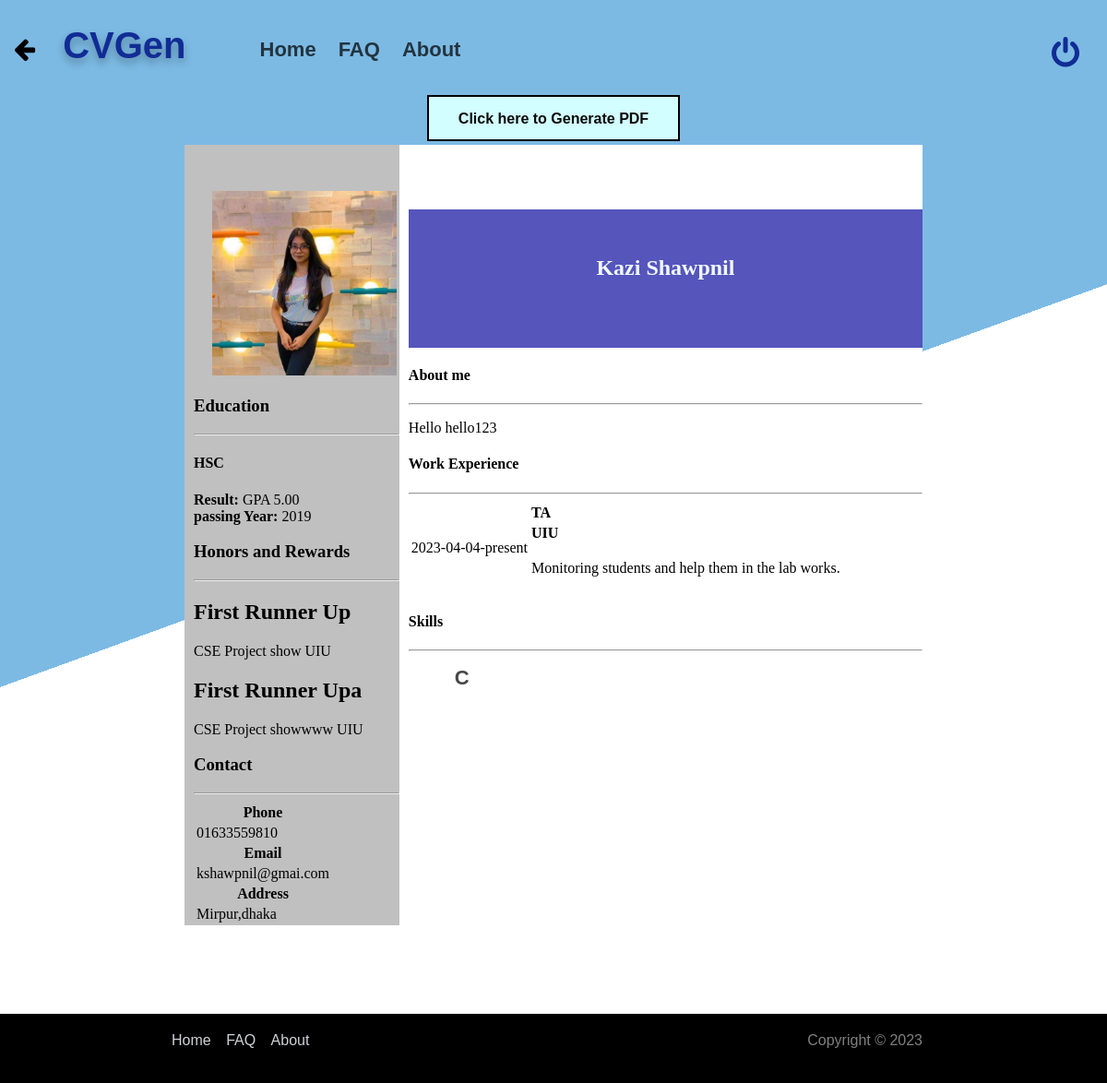
/template3.php (signed in), run on the app's committed database.
### tables this page shows
CREATE TABLE `form` (
  `form_id` int(11) NOT NULL,
  `user_id` int(11) NOT NULL,
  `fname` varchar(100) NOT NULL,
  `lname` varchar(100) NOT NULL,
  `emailad` varchar(100) NOT NULL,
  `phnnum` varchar(50) NOT NULL,
  `address` varchar(300) NOT NULL,
  `nationality` varchar(50) NOT NULL,
  `blood` varchar(20) NOT NULL,
  `gender` varchar(50) NOT NULL,
  `Obj` varchar(1000) DEFAULT NULL,
  `file` varchar(5000) DEFAULT NULL
);

CREATE TABLE `education` (
  `edu_id` int(11) NOT NULL,
  `user_id` int(11) NOT NULL,
  `elevel` varchar(200) NOT NULL,
  `einstitute` varchar(200) NOT NULL,
  `emajor` varchar(200) NOT NULL,
  `eresult` varchar(200) NOT NULL,
  `epassyear` varchar(50) NOT NULL
);

CREATE TABLE `honors` (
  `honor_id` int(11) NOT NULL,
  `user_id` int(11) NOT NULL,
  `hname` varchar(300) NOT NULL,
  `hplace` varchar(300) NOT NULL,
  `hposition` varchar(300) NOT NULL
);

CREATE TABLE `experience` (
  `exp_id` int(11) NOT NULL,
  `user_id` int(11) NOT NULL,
  `excompany` varchar(300) NOT NULL,
  `exdesignation` varchar(200) NOT NULL,
  `exstart` date NOT NULL,
  `exend` varchar(100) DEFAULT NULL,
  `description` varchar(1000) NOT NULL
);

CREATE TABLE `skill` (
  `skill_id` int(11) NOT NULL,
  `user_id` int(11) NOT NULL,
  `sname` varchar(300) NOT NULL
);

### template3.php (the view, shortened to what this page needs)
<?php
require 'dbconnect.php';
$user_id= $_SESSION['id'];
$query = "SELECT * FROM form AS f WHERE f.user_id=$user_id";
$result = $conn->query($query);
$row = $result->fetch_assoc();
$first_name = $row ['fname'];
$last_name = $row ['lname'];
$number = $row ['phnnum'];
$email = $row ['emailad'];
$address = $row ['address'];
$obj = $row ['Obj'];
$image = $row ['file'];
$sql_ed = "SELECT * FROM education WHERE user_id = $user_id ";
$rs = $conn-> query($sql_ed);
$sql_skills = "SELECT * FROM skill WHERE user_id = $user_id ";
$rs_skill = $conn-> query($sql_skills);
$sql_exp= "SELECT * FROM experience WHERE user_id = $user_id ";
$rs_exp = $conn-> query($sql_exp);
$sql_honor= "SELECT * FROM honors WHERE user_id = $user_id ";
$rs_honor = $conn-> query($sql_honor);
?>
<!DOCTYPE html>
<html lang="en">
<head>
    <link rel="stylesheet" href="cvstyle.css">
    <link rel="stylesheet" href="background.css">
</head>
<body>
<div><?php
            include("header.php");
            ?></div>
<div style = "text-align: center;"><button id="pdfButton" onclick="makepdf()" style = "height: 50px;"><b>Click here to Generate PDF</b></button></div>
    <div id="maindiv">
        <div id="leftdiv">
            <div id="picdiv">
                <img id="myimage" src=<?php echo $image?>  alt="image of a person">
            </div>
            <div id="leftmid">
                <h3>Education</h3>
                <hr><?php
                while($data = mysqli_fetch_array($rs)){?>
                <h4><?php echo $data['elevel'] ; ?></h4>
                <p><strong>Result:</strong> <?php echo $data['eresult'] ; ?><br />
                <strong>passing Year:</strong> <?php echo $data['epassyear'] ; ?><br /></p>
                <?php
                }
                ?>
                <h3>Honors and Rewards</h3>
                <hr>
                <p><?php while($data = mysqli_fetch_array($rs_honor)){?>
                    <h2><strong><?php echo $data['hposition'] ; ?></strong></h2>
                    <p><?php echo $data['hname'] ; ?> <?php echo $data['hplace'] ; ?><br />
                    <?php
                    }
                    ?>  </p>
            </div>
            <div id="leftbot">
                <h3>Contact</h3>
                <hr>
                <table id="contacttable">
                    <tr>
                        <th>Phone</th>
                    </tr>
                    <tr>
                        <td><?php echo $number ?></td>
                    </tr>
                    <tr>
                        <th>Email</th>
                    </tr>
                    <tr>
                        <td><?php echo $email ?></td>
                    </tr>
                    <tr>
                        <th>Address</th>
                    </tr>
                    <tr>
                        <td><?php echo $address ?></td>
                    </tr>
                </table>
            </div>
        </div>
        <div id="rightdiv">
            <div id="rightmaindiv">
                <div id="nameprofessionaltitlediv">
                    <h2 class="nameprodiv"><?php echo $first_name ?>  <?php echo $last_name ?></h2>
            </div>
            <div id="aboutmediv">
                <h4>About me</h4>
                <hr>
                <p class="aboutmeworkexperience"> <?php echo $obj ?></p>
            </div>
            <div id="workexperiencediv">
                <h4>Work Experience</h4>
                <hr>
                <table id="workexperiencetable" >
                <?php
                while($data = mysqli_fetch_array($rs_exp)){?>
                    <tr>
                        <td rowspan = "3" class="workexptd"><?php echo $data['exstart'] ; ?>-<?php echo $data['exend'] ; ?></td>
                        <td><strong><?php echo $data['exdesignation'] ; ?></strong></td>
                    </tr>
                    <tr>
                         <td><strong><?php echo $data['excompany'] ; ?></strong></td>
                    </tr>
                    <tr>
                        <td><p class="aboutmeworkexperience"></h4><?php echo $data['description'] ; ?></p> </td>
                    </tr>
                    <?php
                 }
                 ?>
                </table>
            </div>
            <div id="softwareskilldiv">
               <h4>Skills</h4>
               <hr>
               <ul id="skills">
                <?php
                while($data = mysqli_fetch_array($rs_skill)){?>
                    <li style="display:inline"><?php echo $data['sname'] ; ?></li>
                <?php
                }
                ?>
                </ul>
            </div>
            </div>
        </div>
    </div>
    <?php
            include("template_footer.php");
            ?>
</body>
</html>

### cvstyle.css (style rules this page uses)
body { background-color: rgb(75, 72, 72); }
#maindiv { height: 100%; width: 800px; background-color: white; margin: auto; display: flex; overflow: hidden; }
#leftdiv { height: 100%; width: 28%; background-color: silver; padding-left: 10px; }
#picdiv { height: 30%; margin-top: 50px; margin-left: 20px; }
#myimage { height: 200px; width:200px; }
#rightdiv { height: 100%; width: 70%; background-color: white; padding-left: 10px; }
#nameprofessionaltitlediv { height: 120px; background-color: rgb(85, 85, 188); margin-top: 70px; padding-top: 30px; text-align: center; color: aliceblue; }
.aboutmeworkexperience { text-align: justify; }
#pdfButton { background-color: rgb(210, 254, 255); border: none; color: rgb(10, 10, 10); padding: 15px 32px; text-align: center; text-decoration: none; display: inline-block; font-size: 16px; margin: 4px 2px; cursor: pointer; border: 2px solid black; }

### background.css (style rules this page uses)
body { height: 100%; min-height: 100vh; width: 100%; margin: 0; padding: 0; background: linear-gradient(160deg, rgb(124, 186, 228) 700px, #fff 0); background-repeat: no-repeat; }

### navbar_logo.css (style rules this page uses)
ul li { color: rgba(0, 0, 0, 0.723); display: inline-block; padding:10px; font-size:22px; font-family:Arial, Helvetica, sans-serif; font-weight: bold ; }

### data on the page
form: file (picture), phnnum "01633559810", emailad "kshawpnil@gmai.com", address "Mirpur,dhaka", fname "Kazi", lname "Shawpnil", Obj "Hello hello123"
education: elevel "HSC", eresult "GPA 5.00", epassyear "2019"
honors: hposition "First Runner Up", hname "CSE Project show", hplace "UIU"
honors: hposition "First Runner Upa", hname "CSE Project showwww", hplace "UIU"
experience: exstart "2023-04-04", exend "present", exdesignation "TA", excompany "UIU", description "Monitoring students and help them in the lab works."
skill: sname "C"
